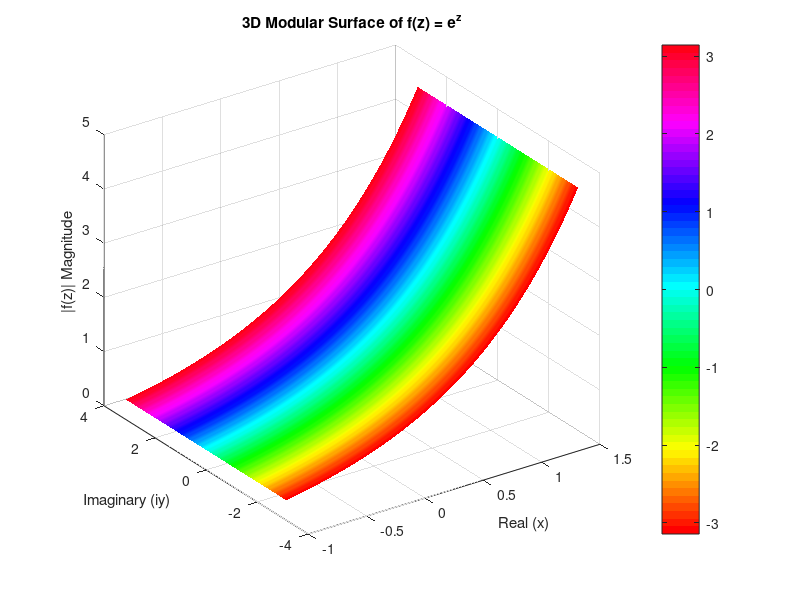

Reproduce this figure in MATLAB.
% 1. Create the grid based on your Specimen A range
[X, Y] = meshgrid(linspace(-1, 1.5, 100), linspace(-pi, pi, 100));
Z_input = X + 1i*Y;
W_output = exp(Z_input);

% 2. Define Height (Magnitude) and Color (Phase)
Magnitude = abs(W_output);
Phase = angle(W_output);

% 3. Plot the Surface
figure;
surf(X, Y, Magnitude, Phase, 'EdgeColor', 'none');

% 4. Formatting
colormap hsv; % HSV captures the cyclic nature of the phase
colorbar;
shading interp; % Smooths the color transitions
view(-35, 30);  % Sets a perspective that shows both axes clearly

xlabel('Real (x)');
ylabel('Imaginary (iy)');
zlabel('|f(z)| Magnitude');
title('3D Modular Surface of f(z) = e^z');

% Export for LaTeX
exportgraphics(gcf, 'SpecimenA_3DModularSurface.pdf', 'ContentType', 'vector')
